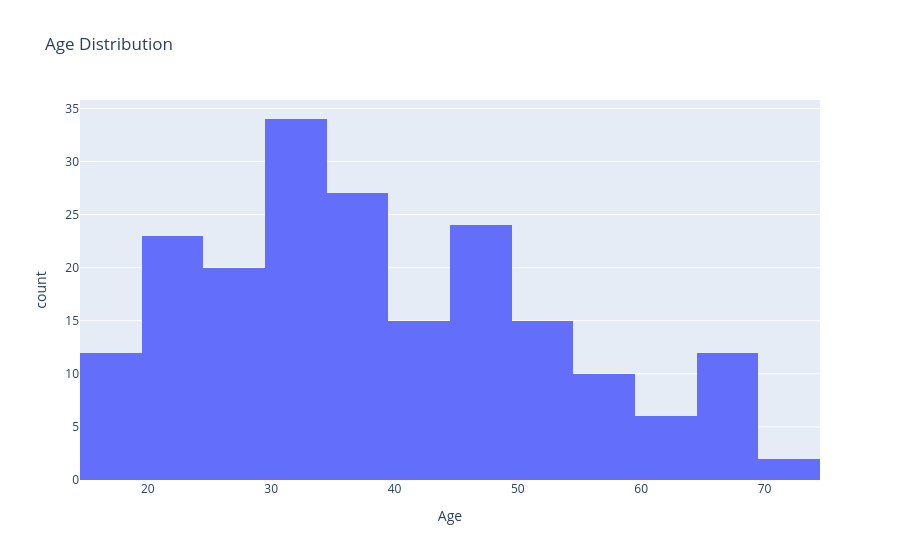

Notebook cell for this chart:
### Code cell
fig = px.histogram(df, x='Age', nbins=20, title='Age Distribution')
fig.show()

### Figure 1 — Plotly figure (JSON) as saved in the notebook; plotly's stock layout.template omitted (floating-point values rounded to 4 significant figures; data arrays with more than 128 entries replaced by an {"elided": "..."} marker saying what was removed)
{"data": [{"bingroup": "x", "hovertemplate": "Age=%{x}<br>count=%{y}<extra></extra>", "legendgroup": "", "marker": {"color": "#636efa", "pattern": {"shape": ""}}, "name": "", "nbinsx": 20, "orientation": "v", "showlegend": false, "type": "histogram", "x": {"elided": "200 int values"}, "xaxis": "x", "yaxis": "y"}], "layout": {"barmode": "relative", "legend": {"tracegroupgap": 0}, "title": {"text": "Age Distribution"}, "xaxis": {"anchor": "y", "domain": [0, 1], "title": {"text": "Age"}}, "yaxis": {"anchor": "x", "domain": [0, 1], "title": {"text": "count"}}}}
